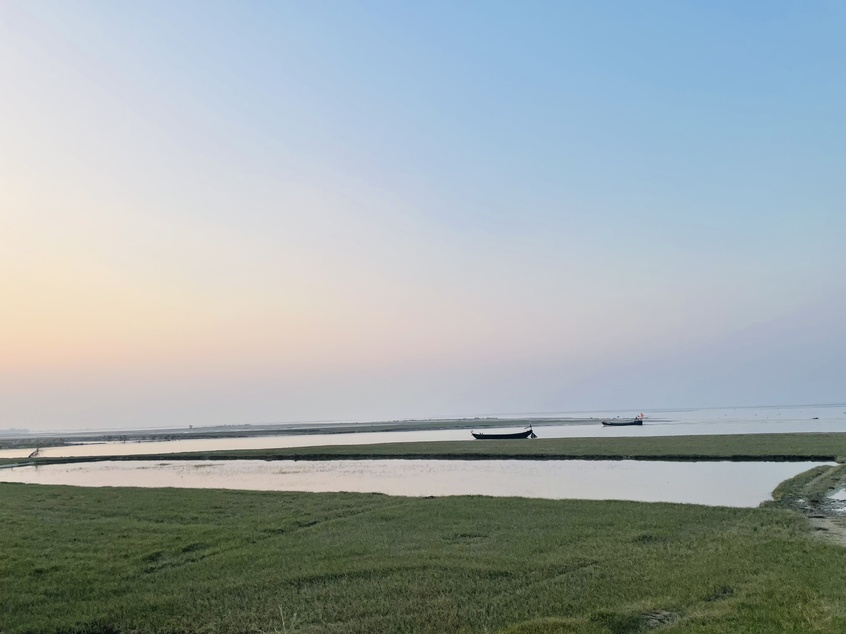
#> input picture img1.jpg, 846 x 634 px, shrunk from 4032 x 3024 before the run
$ jupyter execute --allow-errors and_or_not.ipynb   (text cells are left out)
#> lines starting #> are read from the running program, lines starting #| are printed output that depends on the picture; pictures that were not available may be replaced by others from this repository, and a replacement may not be noted
[cell 1]
# Python program to illustrate
# arithmetic operation of
# bitwise AND of two images

# organizing imports
import cv2
import numpy as np
import matplotlib.pyplot as plt

# path to input images are specified and
# images are loaded with imread command
img1 = cv2.imread('img1.jpg')
#> img1 is the input picture: shape (634, 846, 3); mean B, G, R 170.1, 168.9, 158.7
img2 = cv2.imread('img1.jpg')

# cv2.bitwise_and is applied over the
# image inputs with applied parameters
dest_and = cv2.bitwise_and(img2, img1, mask = None)

# the window showing output image with the Bitwise AND operation on the input images
# plt.imshow('Bitwise And', dest_and)
plt.imshow(dest_and)
plt.xticks([]),  plt.yticks([])

# De-allocate any associated memory usage
# if cv2.waitKey(0) & 0xff == 27:
	# cv2.destroyAllWindows()

[cell 2]
# Python program to illustrate
# arithmetic operation of
# bitwise OR of two images

# organizing imports
import cv2
import numpy as np

# path to input images are specified and
# images are loaded with imread command
img1 = cv2.imread('input1.png')
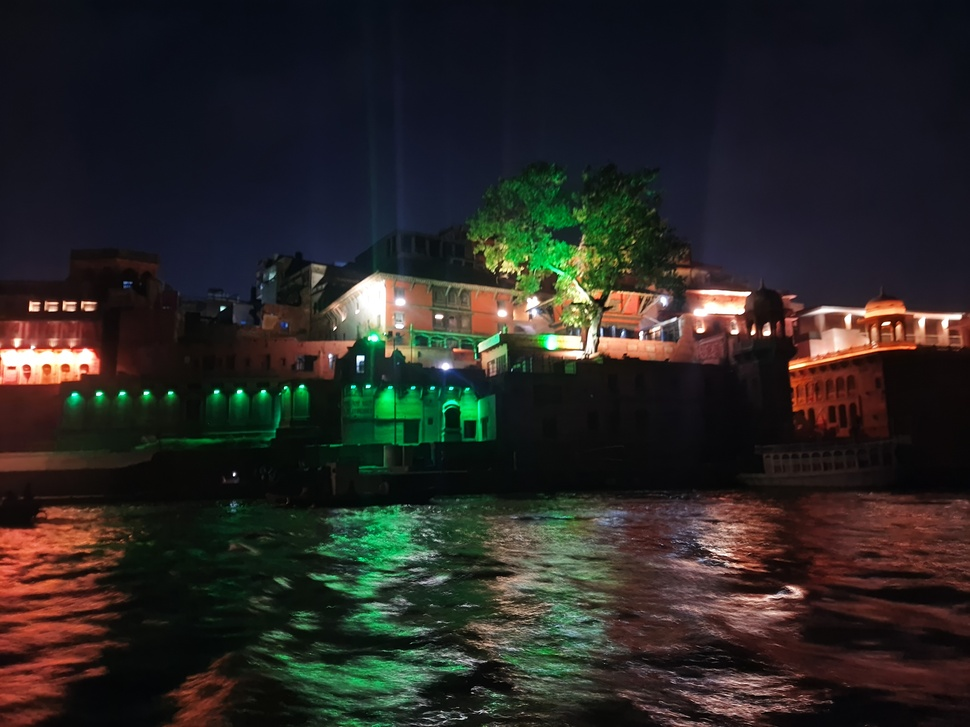
#> input picture img2.jpg, 970 x 727 px, shrunk from 4624 x 3468 before the run, given in place of input1.png, which was not available
#> img1 is the input picture: shape (727, 970, 3); mean B, G, R 36.7, 39.2, 41.7
img2 = cv2.imread('input2.png')
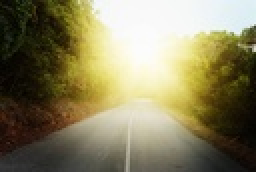
#> input picture bright.jpg, 128 x 86 px, shrunk from 612 x 408 before the run, given in place of input2.png, which was not available (shown 2 times larger)
#> img2 is the input picture: shape (86, 128, 3); mean B, G, R 94.7, 128.5, 135.5

# cv2.bitwise_or is applied over the
# image inputs with applied parameters
#> (the rest of this cell did not finish here and is left out)

[cell 3]
import cv2
import numpy as np

img1 = cv2.imread('input1.png')

dest_not1 = cv2.bitwise_not(img1, mask = None)
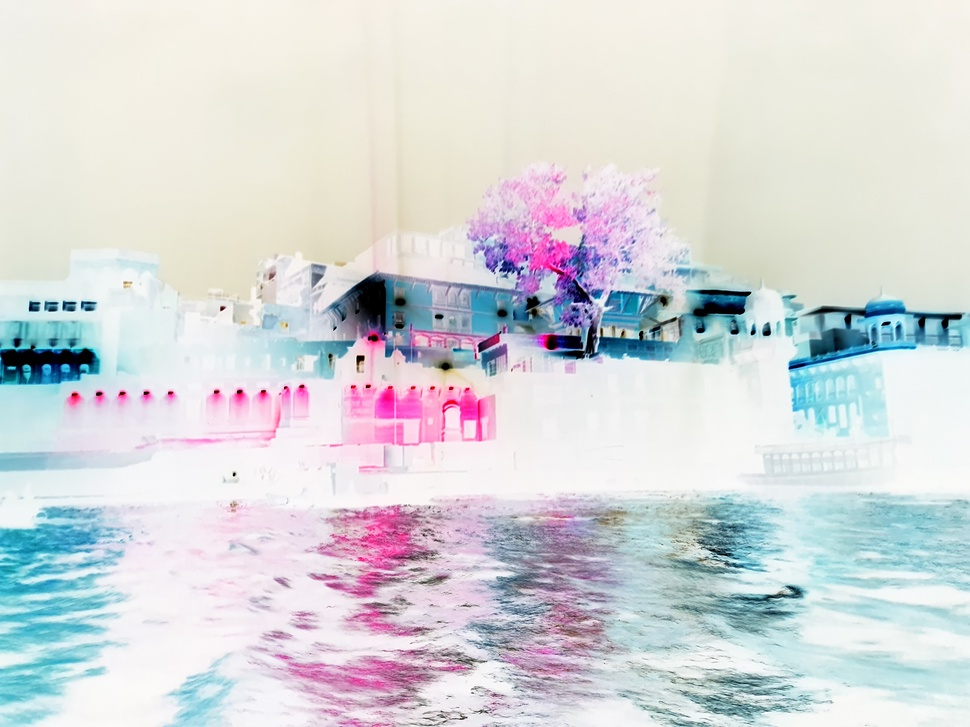
#> dest_not1: shape (727, 970, 3); mean B, G, R 218.3, 215.8, 213.3

cv2.imshow('Bitwise NOT on image 1', dest_not1)

if cv2.waitKey(0) & 0xff == 27:
#> (key Esc is pressed here)
	cv2.destroyAllWindows()
